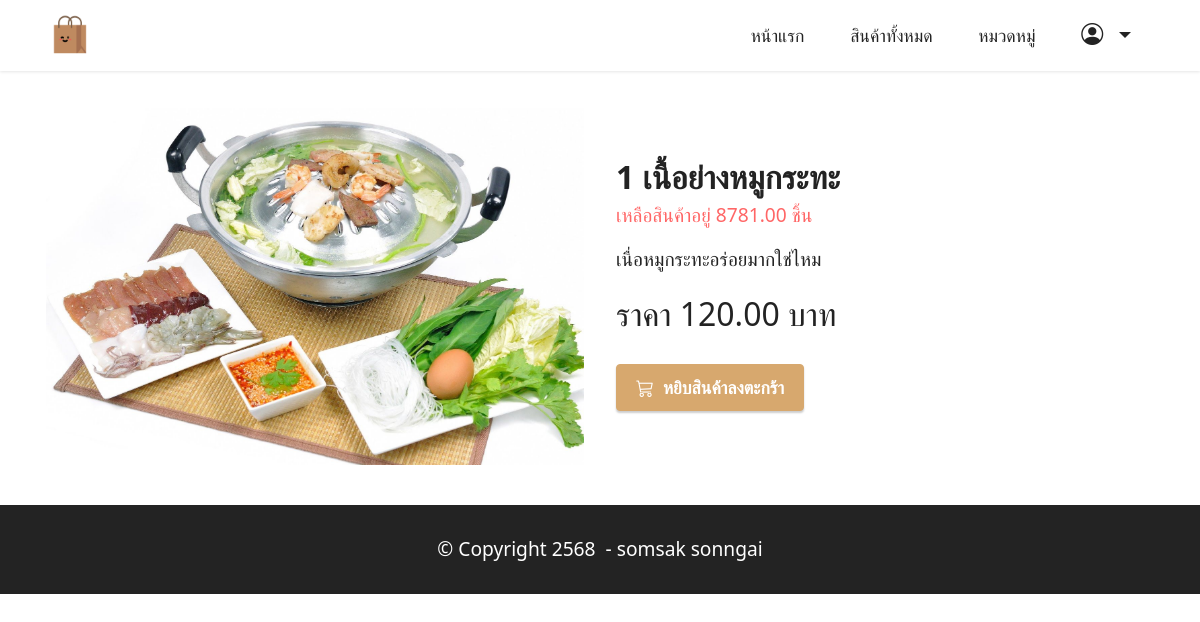
The page /blog/product/1/ on the database as committed earlier.
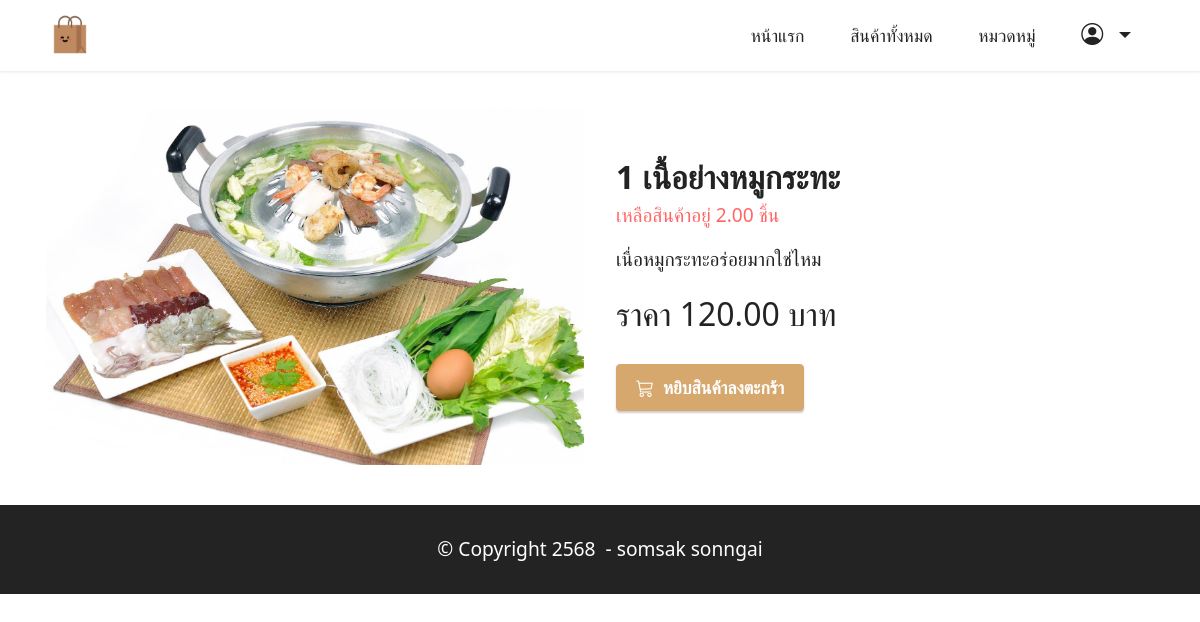
The same page on the database as committed later.
### productapp/models.py (models this page shows, shortened)
class Product1(models.Model):
    category = models.ForeignKey('Category',on_delete=models.CASCADE,null=True,verbose_name="หมวดหมู่สินค้า")
    name = models.CharField("ชื่อสินค้า", max_length=100)
    description = models.TextField("รายละเอียดสินค้า", max_length=500)
    price = models.DecimalField("ราคาขาย", max_digits=10, decimal_places=2)
    stock = models.DecimalField("จำนวนในสต๊อก", max_digits=10, decimal_places=2)
    is_trending = models.BooleanField("สินค้าแนะนำ", default=False)
    image = models.ImageField("รูปสินค้า", upload_to="product")
    profitprice = models.DecimalField("ราคากำไร", max_digits=10, decimal_places=2)
    created_at = models.DateTimeField("วันที่เพิ่มสินค้า", auto_now_add=True)
    updated_at = models.DateTimeField("วันที่แก้ไขล่าสุด", auto_now=True)
    barcode = models.CharField("บาร์โค้ด", max_length=13, unique=True)
    class Meta:
        verbose_name = "Product"
        verbose_name_plural = "รายการสินค้า"

### productapp/views.py (the view)
# urls.py: path('product/<int:id>/', views.productDetail, name='productDetail'), #การเรียกใช้ blog ตามด้วย id
def productDetail(request,id):
    product=Product1.objects.get(pk=id)
    return render (request,"detail.html",{"product":product}) #มันก็คือ Product1 นั้นแหละที่เรียกใช้ที่เก็บไว้ในตัวแปร product ถ้าต้องการที่จะทำการเรียกใช้ก็เรียกใช้ product

### productapp/templates/detail.html (shortened to what this page needs)
{% extends "layout.html"%}
{% load humanize %}
{% block content%}
<div class="container my-3">
    <div class="card-wrapper">
        <div class="row align-items-center mt-4">
            <div class="col-12 col-lg-6">
                <div class="image-wrapper">
                    <img src="{{product.image.url}}">
                </div>
            </div>
            <div class="col-12 col-lg-6 my-4">
                <div class="text-box">
                    <h5 class="mbr-title mbr-fonts-style display-5">
                        <strong>{{product.name}}</strong>
                        <p class="display-7 text-secondary">เหลือสินค้าอยู่ {{product.stock}} ชิ้น</p>
                    </h5>
                    <p class="mbr-text mbr-fonts-style display-7">{{product.description}}</p>
                    <div class="cost">
                        <span class="currentcost mbr-fonts-style pr-2 display-5">ราคา {{product.price}} บาท</span>
                    </div>
                    <div class="mbr-section-btn pt-3">
                        {%if product.stock <= 0 %}
                             <h2 class="text-secondary " t>สินค้าหมด</h2>
                        {% else %}
                            <a href="{% url 'addCart' product.id %}" class="btn btn-primary display-4">
                                 <i class="bi bi-cart3"></i></i>&nbsp;
                                    หยิบสินค้าลงตะกร้า
                             </a>
                         {% endif %}
                    </div>
                </div>
            </div>
        </div>
    </div>
    <br>
</div>
{% endblock %}

Rows that differ between the two databases and show on the page:
changed Product1 "1 เนื้อย่างหมูกระทะ": stock "8781.00" → "2.00"
